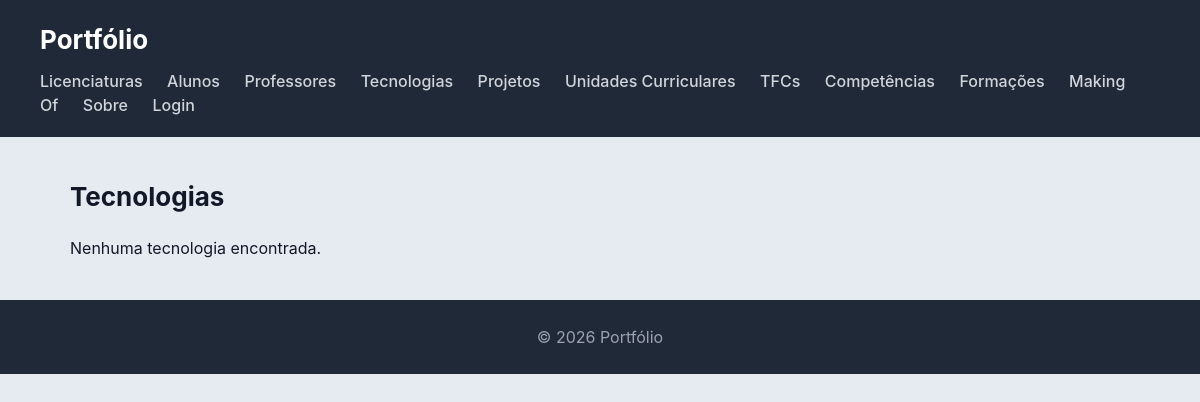
Page /tecnologias/ on the earlier database version.
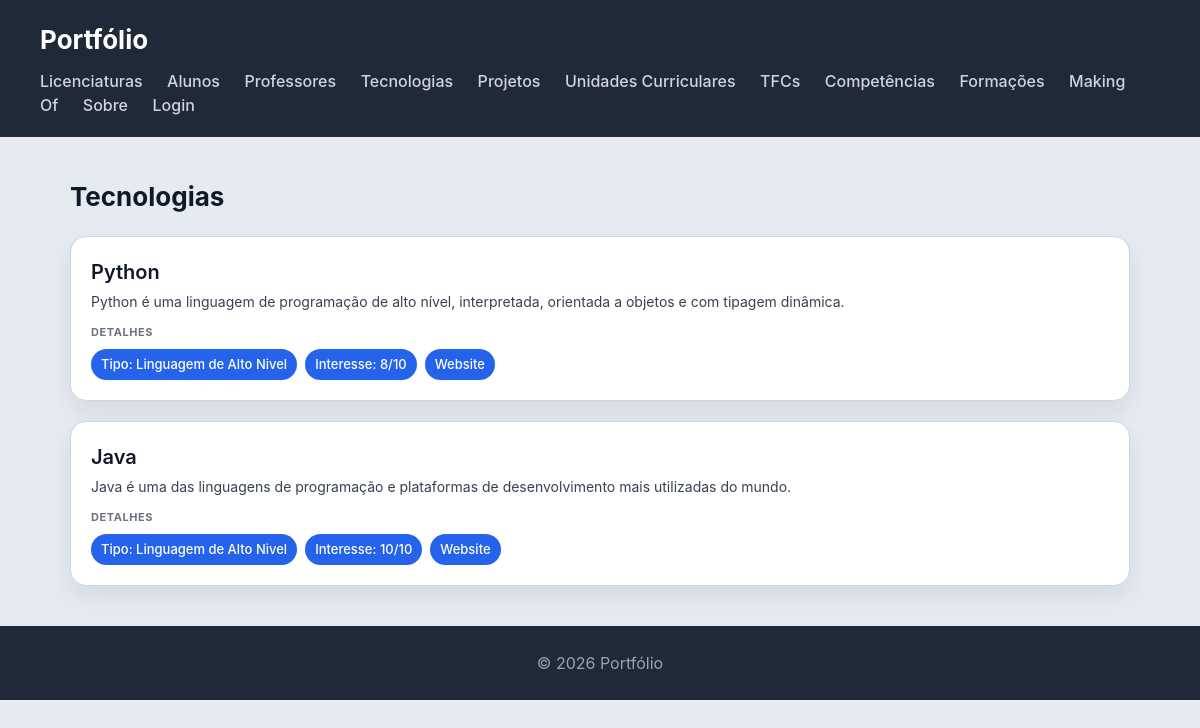
Same page on the later database version.
### portfolio/models.py (models this page shows, shortened)
class Tecnologia(models.Model):
    nome = models.CharField(max_length=100)
    tipo = models.CharField(max_length=150)
    descricao = models.CharField(max_length=200)
    site = models.URLField()
    interesse = models.IntegerField(
        validators=[MinValueValidator(0), MaxValueValidator(10)]
    )

### portfolio/views.py (the view)
# urls.py: path('tecnologias/', views.tecnologias_view, name='tecnologias'),
def tecnologias_view(request):
    tecnologias = Tecnologia.objects.all()
    return render(request, 'portfolio/tecnologias.html', {
        'tecnologias': tecnologias,
        'gestor': is_gestor(request.user) if request.user.is_authenticated else False,
    })

### portfolio/templates/portfolio/tecnologias.html (shortened to what this page needs)
{% extends 'portfolio/base.html' %}
{% block content %}
<h2>Tecnologias</h2>
<section>
    {% for tec in tecnologias %}
    <article>
        <header>
            <h3>{{ tec.nome }}</h3>
            <p>{{ tec.descricao }}</p>
        </header>
        <section>
            <h4>Detalhes</h4>
            <ul>
                <li>Tipo: {{ tec.tipo }}</li>
                <li>Interesse: {{ tec.interesse }}/10</li>
                <li><a href="{{ tec.site }}" target="_blank" style="color:white;text-decoration:none;">Website</a></li>
            </ul>
        </section>
    </article>
    {% empty %}
    <p>Nenhuma tecnologia encontrada.</p>
    {% endfor %}
</section>
{% endblock %}

Differences in the rows shown:
added Tecnologia: nome "Python", descricao "Python é uma linguagem de programação de alto nível, interpretada, orientada a objetos e com tipagem dinâmica.", tipo "Linguagem de Alto Nivel", interesse "8"
added Tecnologia: nome "Java", descricao "Java é uma das linguagens de programação e plataformas de desenvolvimento mais utilizadas do mundo.", tipo "Linguagem de Alto Nivel", interesse "10"
Other differences:
text no longer shown: "Nenhuma tecnologia encontrada."
